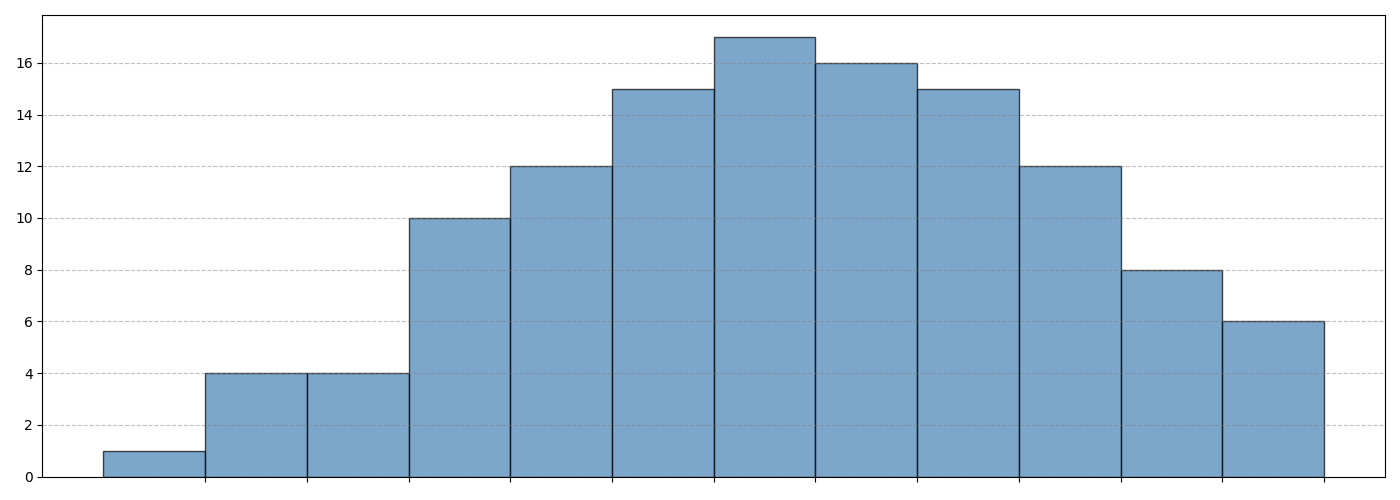

Write the Python code that produced this figure.
import matplotlib.pyplot as plt
import numpy as np

# Data
monthly_observations = [
    [2, 3, 1, 5, 6, 4, 3, 5, 6, 7, 9, 10],
    [1, 0, 4, 3, 7, 6, 8, 9, 10, 12, 6, 5],
    [7, 8, 10, 6, 5, 4, 9, 10, 11, 12, 6, 7],
    [2, 4, 3, 5, 6, 1, 3, 5, 7, 8, 9, 11],
    [6, 8, 7, 5, 4, 3, 9, 10, 8, 7, 4, 5],
    [4, 2, 3, 7, 9, 6, 5, 8, 7, 6, 8, 9],
    [8, 9, 7, 6, 8, 5, 4, 6, 8, 10, 7, 5],
    [5, 4, 3, 7, 9, 8, 7, 6, 10, 12, 9, 8],
    [2, 3, 1, 5, 6, 4, 3, 5, 6, 7, 8, 7],
    [4, 6, 5, 7, 8, 4, 6, 9, 10, 11, 9, 8]
]

# Consolidate data for the histogram
all_months = np.concatenate(monthly_observations)

# Create a single histogram plot
fig, ax1 = plt.subplots(figsize=(14, 5))

# Histogram
ax1.hist(all_months, bins=12, color='steelblue', edgecolor='black', alpha=0.7)
ax1.set_xticks(np.arange(1, 13))
ax1.set_xticklabels([])
ax1.yaxis.grid(True, linestyle='--', which='major', color='grey', alpha=0.5)

plt.tight_layout()
plt.show()
